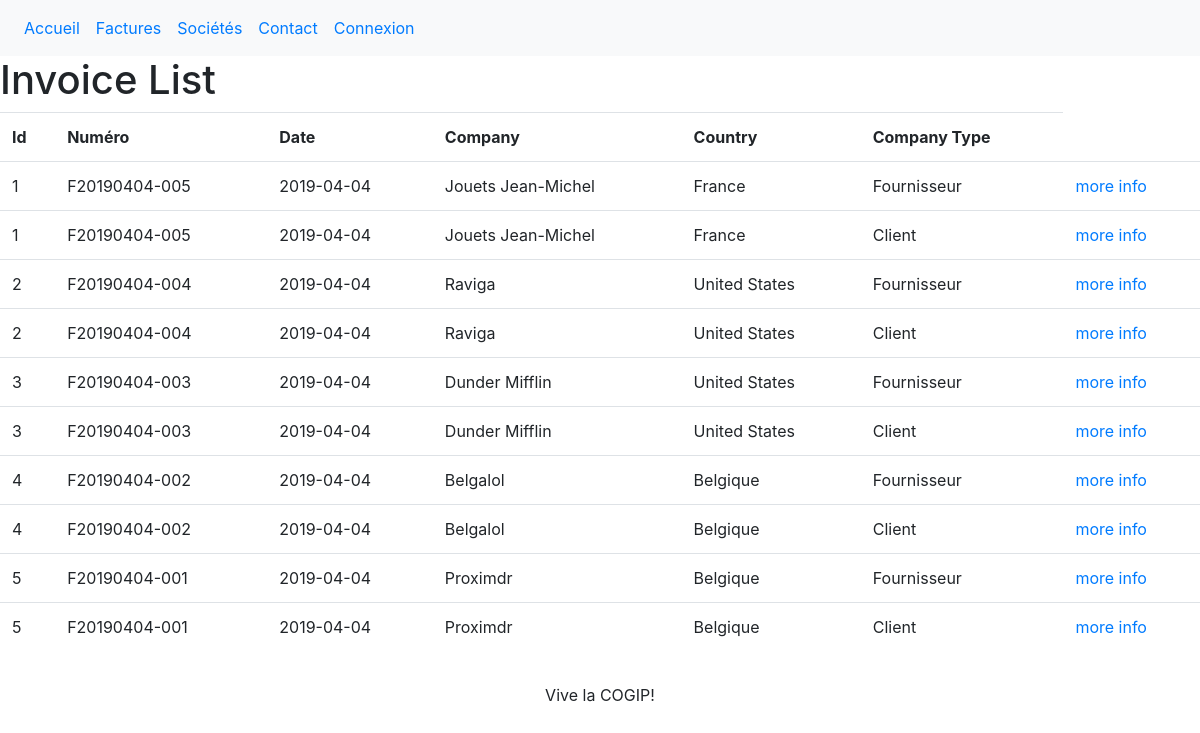
The page /?invoice on the database its author committed.
### tables this page shows
CREATE TABLE `invoice` (
  `id_invoice` int(11) NOT NULL,
  `number` varchar(255) NOT NULL,
  `date` date NOT NULL,
  `fk_company` int(11) NOT NULL,
  `fk_people` int(11) NOT NULL
);

CREATE TABLE `company` (
  `id_company` int(11) NOT NULL,
  `name` varchar(255) NOT NULL,
  `TVA` varchar(50) NOT NULL,
  `country` text NOT NULL,
  `fk_type` int(11) NOT NULL
);

CREATE TABLE `type_company` (
  `id_type` int(11) NOT NULL,
  `type` varchar(255) NOT NULL
);

### controller/invoiceController.php (called while the page is built)
<?php
require('model/invoiceModel.php');
require('view/invoiceView.php');

### model/invoiceModel.php (the view, shortened to what this page needs)
<?php
function getInvoice()
{
  $conn = dbConnect();
  $conn->setAttribute(PDO::ATTR_DEFAULT_FETCH_MODE,PDO::FETCH_ASSOC);
  $data_invoice = $conn->query(
    'SELECT id_invoice, number, date, name, country, type
     FROM invoice
     JOIN company ON fk_company = id_company
     JOIN type_company');
  return $data_invoice;
}
$invoice = getInvoice();
function createTable($fetchFrom){
  while ($data = $fetchFrom->fetch()) {
    echo "<tr>";
    foreach($data as $key => $value)
      {
      echo "<td> $value </td>";
      }
    echo "<td><a href=#>more info</a></td>" ;
    echo "</tr>";
  }
}

### rows shown on the page
invoice: id_invoice "1", number "F20190404-005", date "2019-04-04", fk_company.name "Jouets Jean-Michel", fk_company.country "France", type_company.type "Fournisseur", type_company.type "Client"
invoice: id_invoice "2", number "F20190404-004", date "2019-04-04", fk_company.name "Raviga", fk_company.country "United States", type_company.type "Fournisseur", type_company.type "Client"
invoice: id_invoice "3", number "F20190404-003", date "2019-04-04", fk_company.name "Dunder Mifflin", fk_company.country "United States", type_company.type "Fournisseur", type_company.type "Client"
invoice: id_invoice "4", number "F20190404-002", date "2019-04-04", fk_company.name "Belgalol", fk_company.country "Belgique", type_company.type "Fournisseur", type_company.type "Client"
invoice: id_invoice "5", number "F20190404-001", date "2019-04-04", fk_company.name "Proximdr", fk_company.country "Belgique", type_company.type "Fournisseur", type_company.type "Client"
